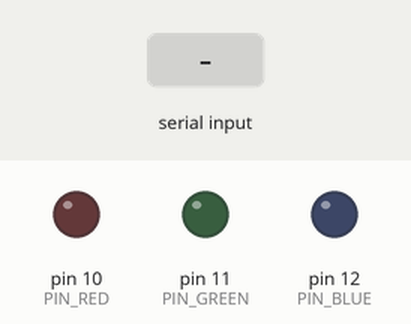
Recording of a sketch running on a simulated Arduino Uno, built with avr-gcc and run on an emulated ATmega328P. Parts: output pins drawn as LEDs (lit = HIGH). Inputs (shaded band) come from the test bench.

Above: at 1.2 s.
1.3 s: "R" received over Serial
At 2.5 s:
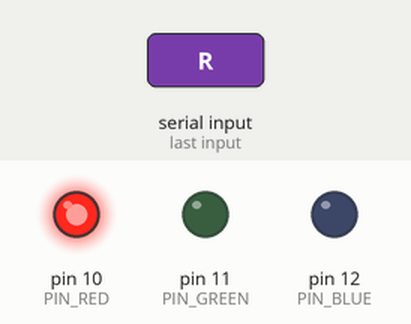
2.8 s: "G" received over Serial
At 3.7 s:
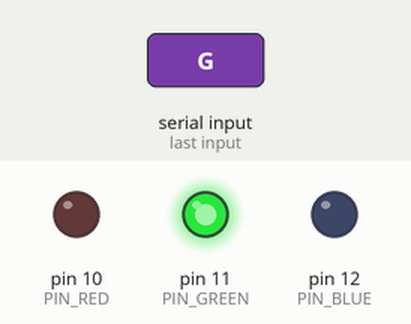
4.3 s: "B" received over Serial
At 4.8 s:
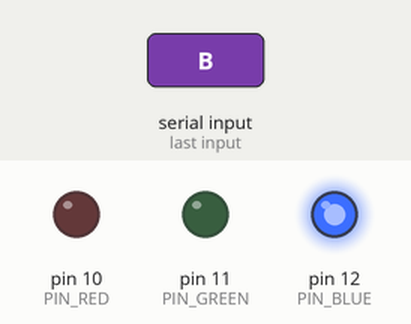
5.8 s: "W" received over Serial
At 7.1 s:
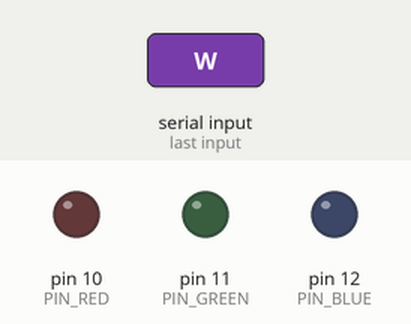
Timing chart, 0 to 8.3 s (numbered marks = the images above; inputs shaded):
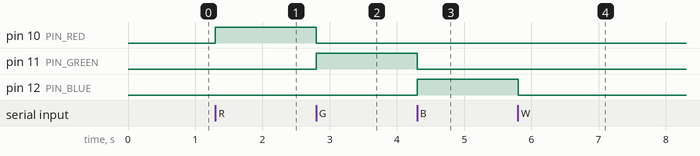

Measured:
- after the input at 1.3 s, pin 10 (PIN_RED): LOW → HIGH at once
- after the input at 2.8 s, pin 10 (PIN_RED): HIGH → LOW at once; pin 11 (PIN_GREEN): LOW → HIGH at once
- after the input at 4.3 s, pin 11 (PIN_GREEN): HIGH → LOW at once; pin 12 (PIN_BLUE): LOW → HIGH at once
- after the input at 5.8 s, pin 12 (PIN_BLUE): HIGH → LOW at once

The sketch:

write_data_test.ino
```cpp
const int PIN_RED = 10;
const int PIN_GREEN = 11;
const int PIN_BLUE = 12;
int red;
int green;
int blue;

int incomingByte;      // a variable to read incoming serial data into


void setColor(int R, int G, int B){
analogWrite(PIN_RED, R);
analogWrite(PIN_GREEN, G);
analogWrite(PIN_BLUE, B);
  }

void setup() {
  // initialize serial communication:
  Serial.begin(9600);
  // initialize the LED pin as an output:
  pinMode(PIN_RED, OUTPUT);
  pinMode(PIN_GREEN, OUTPUT);
  pinMode(PIN_BLUE, OUTPUT);
}

void loop() {
  // see if there's incoming serial data:

  if (Serial.available() > 0) {
    // read the oldest byte in the serial buffer:
    incomingByte = Serial.read();
    // if it's a capital H (ASCII 72), turn on the LED:
    if (incomingByte == 'R') {
      setColor(255,0,0);
    }
    // if it's an L (ASCII 76) turn off the LED:
    if (incomingByte == 'G') {
      setColor(0,255,0);
    }

    if(incomingByte == 'B'){
      setColor(0,0,255);
      }
    if (incomingByte == 'W'){
      setColor(0,0,0);
        }
  }
}
```
